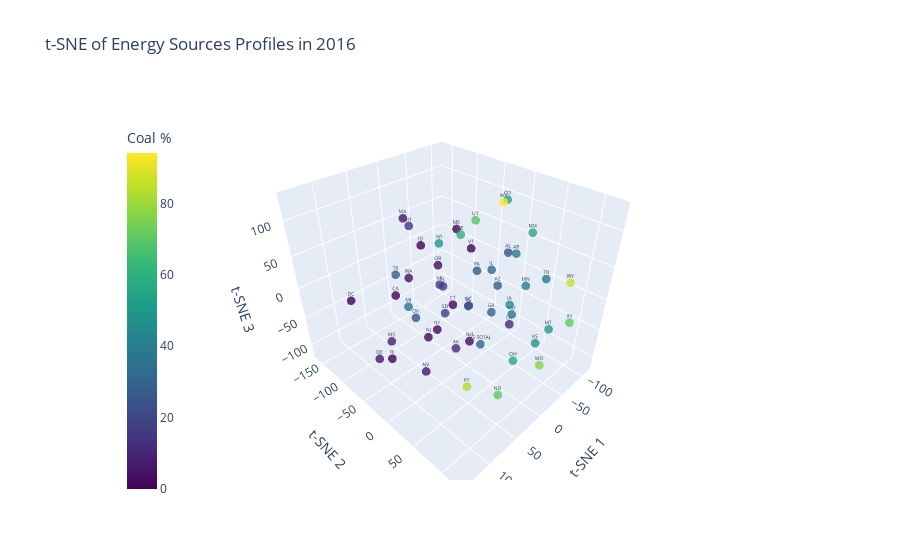

Source (notebook cell):
### Markdown cell above
## Visualize the Euclidean distances using t-SNE to reduce dimensionality

### Code cell
# Use t-SNE to reduce dimensionality to 2D
tsne = TSNE(n_components=3, random_state=42)
reduced_data_tsne = tsne.fit_transform(data_2016)

# Create a dataframe with the reduced data
reduced_df_tsne = pd.DataFrame(reduced_data_tsne, columns=['x', 'y', 'z'])
reduced_df_tsne['State'] = data_2016.index

# Create interactive plotly scatter plot
color_scale = data_2016['COAL']
fig = px.scatter_3d(reduced_df_tsne, x='x', y='y', z='z', text='State', hover_name='State', 
                    color=color_scale, color_continuous_scale='viridis', opacity=0.8,
                    labels={'x': 't-SNE 1', 'y': 't-SNE 2', 'z': 't-SNE 3', 'color': 'Coal %'},
                 title='t-SNE of Energy Sources Profiles in 2016')

fig.update_traces(marker=dict(size=3), textfont=dict(size=5))
fig.update_layout(coloraxis_colorbar=dict(title='Coal %', yanchor='top', y=0.95, xanchor='left', x=0.05))
fig.show()

### Figure 1 — Plotly figure (JSON) as saved in the notebook; plotly's stock layout.template omitted (floating-point values rounded to 4 significant figures)
{"data": [{"hovertemplate": "<b>%{hovertext}</b><br><br>t-SNE 1=%{x}<br>t-SNE 2=%{y}<br>t-SNE 3=%{z}<br>State=%{text}<br>Coal %=%{marker.color}<extra></extra>", "hovertext": ["AK", "AL", "AR", "AZ", "CA", "CO", "CT", "DC", "DE", "FL", "GA", "HI", "IA", "ID", "IL", "IN", "KS", "KY", "LA", "MA", "MD", "ME", "MI", "MN", "MO", "MS", "MT", "NC", "ND", "NE", "NH", "NJ", "NM", "NV", "NY", "OH", "OK", "OR", "PA", "RI", "SC", "SD", "TN", "TX", "US-TOTAL", "UT", "VA", "VT", "WA", "WI", "WV", "WY"], "legendgroup": "", "marker": {"color": [9.379, 24.06, 39.37, 27.95, 0.1619, 55.03, 0.486, 0, 5.49, 16.55, 28.41, 15.05, 46.33, 0.1864, 31.68, 71.28, 48.52, 83.24, 11.2, 5.867, 37.2, 0.6064, 36.15, 39.02, 76.73, 8.495, 51.36, 28.63, 70.21, 59.95, 2.189, 1.694, 55.8, 5.446, 1.317, 57.37, 24.36, 3.154, 25.42, 0, 21.66, 18.07, 39.28, 26.7, 30.39, 68.02, 17.83, 0, 4.034, 51.35, 94.17, 85.79], "coloraxis": "coloraxis", "opacity": 0.8, "size": 3, "symbol": "circle"}, "mode": "markers+text", "name": "", "scene": "scene", "showlegend": false, "text": ["AK", "AL", "AR", "AZ", "CA", "CO", "CT", "DC", "DE", "FL", "GA", "HI", "IA", "ID", "IL", "IN", "KS", "KY", "LA", "MA", "MD", "ME", "MI", "MN", "MO", "MS", "MT", "NC", "ND", "NE", "NH", "NJ", "NM", "NV", "NY", "OH", "OK", "OR", "PA", "RI", "SC", "SD", "TN", "TX", "US-TOTAL", "UT", "VA", "VT", "WA", "WI", "WV", "WY"], "textfont": {"size": 5}, "type": "scatter3d", "x": [76.03, -2.705, -94.43, -78.07, 64.58, -42.57, -16.19, 125.3, 126.6, 55.41, -30.64, -40.9, 38.9, -10.92, -15.25, -54.29, 22.76, 35.34, -80.15, 23.28, -5.417, -58.15, 7.804, -59.11, -8.175, 82.8, -76.8, 16.39, 44.21, 39.48, -20.72, 22.58, -75.98, 91.49, 37.06, -24.37, 81.35, -44.4, -37.52, 138.7, -65.51, 100.0, -38.43, 84.99, 17.53, -34.17, 13.53, -95.21, 11.68, 18.65, -97.64, -113.4], "y": [51.73, 55.8, 1.536, -14.34, -70.08, 18.91, -44.45, -80.0, -30.72, 9.819, 15.19, -164.3, 94.38, -103.3, 23.34, 119.2, 122.0, 33.95, 11.34, -96.56, 66.83, -79.15, -116.4, 46.58, 113.5, -63.34, 79.62, 14.65, 93.02, 21.73, -14.31, -56.02, 36.59, 15.46, -21.06, 63.06, -10.89, -104.3, -19.76, 13.33, -58.06, 58.87, 87.6, -39.58, 38.88, -22.52, -40.09, -83.61, -106.5, -34.73, -29.36, 80.31], "z": [-7.352, 89.27, 26.57, -27.04, -0.388, 129.1, -44.9, 17.7, -45.55, 48.96, -33.55, 28.36, 58.36, 31.02, 45.86, -5.615, 11.28, -115.4, -86.13, 87.47, 5.541, 48.36, -74.61, 11.48, -49.72, -64.63, -53.29, 2.022, -78.22, 115.1, -98.47, -89.77, 79.47, -59.4, -45.71, -87.91, 5.205, -17.08, 14.55, -7.147, -80.2, 61.5, 51.59, 55.97, -46.39, 90.49, 6.757, -0.3413, -14.96, 73.39, 92.68, 6.43]}], "layout": {"coloraxis": {"colorbar": {"title": {"text": "Coal %"}, "x": 0.05, "xanchor": "left", "y": 0.95, "yanchor": "top"}, "colorscale": [[0, "#440154"], [0.1111, "#482878"], [0.2222, "#3e4989"], [0.3333, "#31688e"], [0.4444, "#26828e"], [0.5556, "#1f9e89"], [0.6667, "#35b779"], [0.7778, "#6ece58"], [0.8889, "#b5de2b"], [1, "#fde725"]]}, "legend": {"tracegroupgap": 0}, "scene": {"domain": {"x": [0, 1], "y": [0, 1]}, "xaxis": {"title": {"text": "t-SNE 1"}}, "yaxis": {"title": {"text": "t-SNE 2"}}, "zaxis": {"title": {"text": "t-SNE 3"}}}, "title": {"text": "t-SNE of Energy Sources Profiles in 2016"}}}
